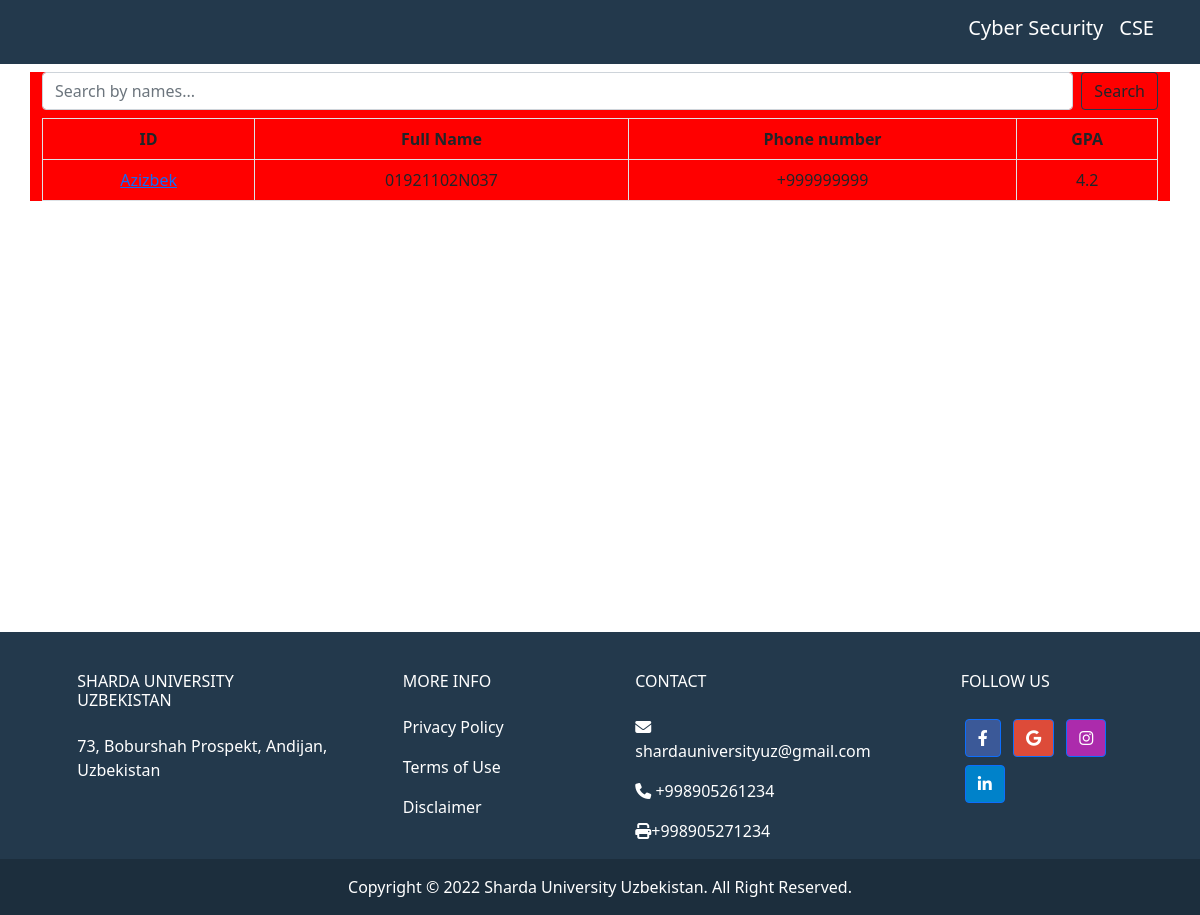
Page /spec/1 on the earlier database version.
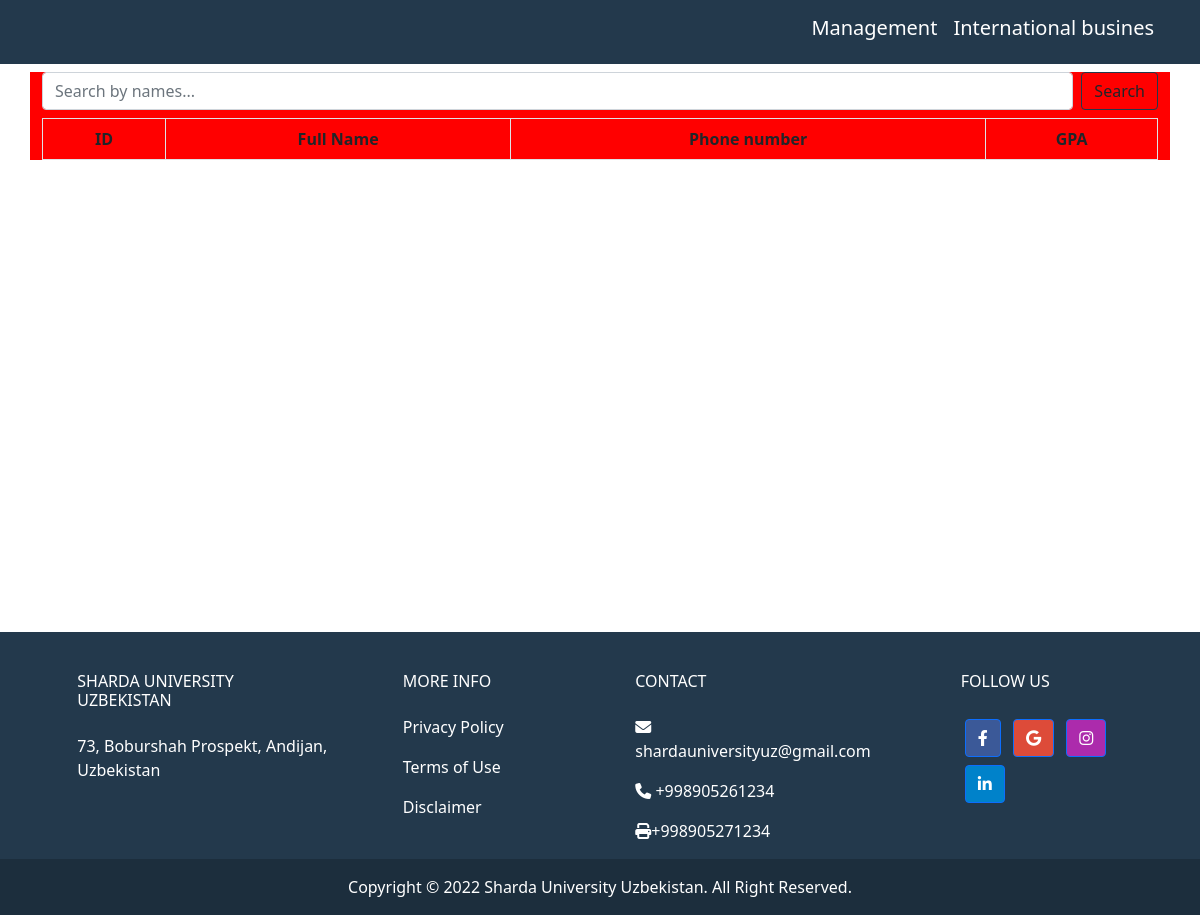
Same page on the later database version.
### main/models.py (models this page shows, shortened)
class Specialization(models.Model):
    name = models.CharField(max_length=100, null=True)
    branch = models.ForeignKey(Branch, on_delete=models.CASCADE, related_name='faculty', null=True)

class Student(models.Model):
    name = models.CharField(max_length=100, null=True, blank=True)
    unique_id = models.CharField(max_length=100, blank=True, null=True)
    group = models.ForeignKey(Group, on_delete=models.DO_NOTHING,related_name="students")
    specializetion = models.ForeignKey(Specialization, on_delete=models.CASCADE)
    cgpa = models.FloatField(null=True, blank=True)
    sgpa = models.FloatField(null=True, blank=True)

### main/views.py (the view)
# urls.py: path('spec/<int:id>', views.spec, name='spec'),
def spec(request, id):
    spec = Specialization.objects.get(id = id)
    students = group.students.filter(specializetion = spec)
    spec = Specialization.objects.filter(branch = group.course)
    return render(request, 'spec.html', {'students' : students, 'specs' :spec}  )

### templates/spec.html (shortened to what the changed rows need)
{% load static %}
<!DOCTYPE html>
<html lang="en">
<head>
  <link href="https://cdn.jsdelivr.net/npm/bootstrap@5.0.2/dist/css/bootstrap.min.css" rel="stylesheet"
>
  <link rel="stylesheet" href="../styles/groups.css">
  <link rel="stylesheet" href="https://cdnjs.cloudflare.com/ajax/libs/font-awesome/6.1.1/css/all.min.css"
 />
</head>
<body>
  <header style="background-color:#23394c;color:white">
    <nav class="nav d-flex justify-content-between container navbar navbar-expand-sm  p-2">
      <div>
        <ul class="list-unstyled navbar-nav">
          {% for spec in specs %}
          <li class="nav-item"><a class="text-decoration-none nav-link text-white h5"
              href="{% url 'spec'  spec.id %}">{{spec.name}}</a></li>
          {% endfor %}
        </ul>
      </div>
    </nav>
  </header>
  <div style="min-height:70vh">
    <main class="content container">
      <table class="table table-bordered table-responsive">
        <thead>
          <tr>
            <th>ID</th>
            <th>Full Name</th>
            <th>Phone number</th>
            <th>GPA</th>
          </tr>
        </thead>
        <tbody>
          {% for student in students %}
          <tr>
            <td><a href="{% url 'studentinfo' student.name student.id %}"> {{student.name}} </a></td>
            <td>{{student.unique_id}}</td>
            <td>+999999999</td>
            <td>4.2</td>
          </tr>
          {% endfor %}
        </tbody>
      </table>
    </main>
  </div>
</body>
</html>

Differences in the rows shown:
no longer on this page (row edited): Specialization: name "CSE"
no longer on this page (row unchanged): Student: name "Azizbek", unique_id "01921102N037"
changed Specialization: name "Cyber Security" → "Management"
added Specialization: name "International busines"
